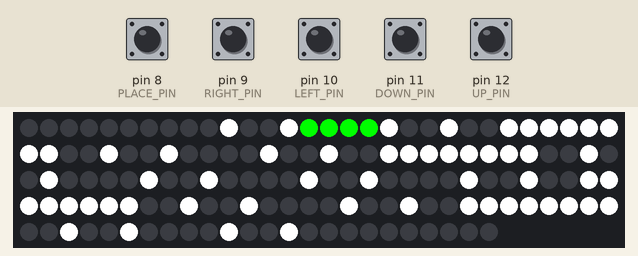
Recording of a sketch running on a simulated Arduino Uno, built with avr-gcc and run on an emulated ATmega328P. Shown: 144 RGB LEDs in strip order, left to right, continuing on the next row. Inputs (shaded band) come from the test bench; at power-on: pin 8 (PLACE_PIN), pin 9 (RIGHT_PIN), pin 10 (LEFT_PIN), pin 11 (DOWN_PIN), pin 12 (UP_PIN) HIGH.

Above: at 1.0 s.
1.6 s: pin 8 (PLACE_PIN) pulled LOW for 0.75 s
8.9 s: pin 9 (RIGHT_PIN) pulled LOW for 0.75 s
11.1 s: pin 10 (LEFT_PIN) pulled LOW for 0.75 s
13.3 s: pin 12 (UP_PIN) pulled LOW for 0.75 s
15.5 s: pin 8 (PLACE_PIN) pulled LOW for 1 s
At 16.9 s:
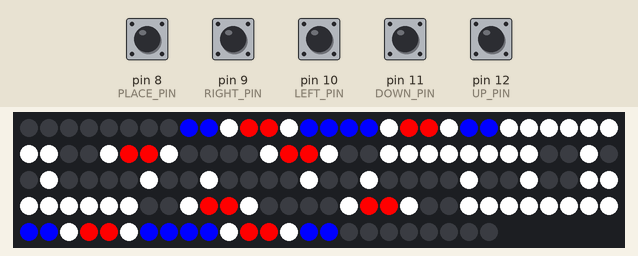
18.0 s: pin 8 (PLACE_PIN) pulled LOW for 0.75 s
At 21.7 s:
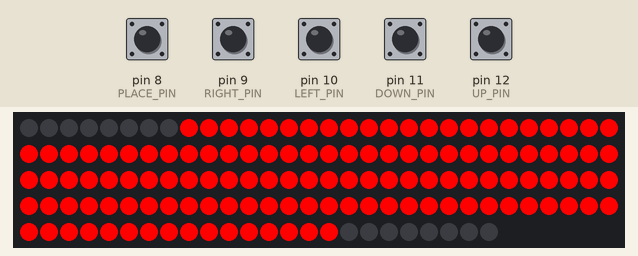
Timing chart, 0 to 23.0 s (numbered marks = the images above; inputs shaded):
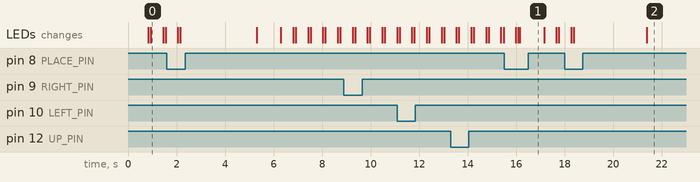

Measured:
- after the input at 15.5 s, the LEDs: first differ from a run without the input after 0.58 s (image 1 shows a later state)
- after the input at 18.0 s, the LEDs: first differ from a run without the input after 0.38 s (image 2 shows a later state)

The sketch:

tictactoe_ai.ino
```cpp
// python-build-start
// /opt/arduino-1.8.19/arduino
// arduino:avr:uno
// /dev/ttyACM0
// python-build-end

//LEDS
#include <FastLED.h>
#define NUM_LEDS    144
#define LED_PIN     13
long unsigned int prevTime = 0;
int resetDelay = 250;
CRGB leds[NUM_LEDS];

//Buttons
const char UP_PIN = 12;
const char DOWN_PIN = 11;
const char LEFT_PIN = 10;
const char RIGHT_PIN = 9;
const char PLACE_PIN = 8;


// Directions
#define DIR_UP    0
#define DIR_DOWN  1
#define DIR_LEFT  2
#define DIR_RIGHT 3

// Positions
int x_pos = 0;
int y_pos = 0;

// Gameboard
const char PIECE_X = 'x';
const char PIECE_O = 'o';
const char PIECE_EMPTY = '-';
int game[3][3];
int markers = 0;
bool winner;
char who;


// --#--#--
// --#--#--
// ########
// --#--#--
// --#--#--
// ########
// --#--#--
// --#--#--

// LED grid mappings
int board1[3][3][4] = { {{14, 15, 16, 17}, {32, 33, 46, 47}, {62, 63, 64, 65}},
                {{11, 12, 19, 20}, {35, 36, 43, 44}, {59, 60, 67, 68}},
                {{8, 9, 22, 23}, {38, 39, 40, 41}, {56, 57, 70, 71}} };
int board2[3][3][4] = { {{134, 135, 121, 120}, {104, 105, 102, 103}, {86, 87, 73, 72}},
                        {{131, 132, 124, 123}, {107, 108, 99, 100}, {83, 84, 75, 76}},
                        {{128, 129, 126, 127}, {111, 110, 96, 97}, {80, 81, 79, 78}} };

CRGB oColor = CRGB(255, 0, 0); // red
CRGB xColor = CRGB(0, 0, 255); // blue
CRGB wColor = CRGB(255, 255, 255); // white
CRGB eColor = CRGB(0, 0, 0); // clear/empty
CRGB gColor = CRGB(0, 255, 0); //green
CRGB tieColor = CRGB(255, 215, 0); //gold

void setup() {
    // reset positions
    x_pos = 0;
    y_pos = 0;
    winner = false;
    markers = 0;
    who = PIECE_X;
    Serial.begin(9600);
    // setup buttons
    pinMode(UP_PIN, INPUT_PULLUP);
    pinMode(DOWN_PIN, INPUT_PULLUP);
    pinMode(LEFT_PIN, INPUT_PULLUP);
    pinMode(RIGHT_PIN, INPUT_PULLUP);
    pinMode(PLACE_PIN, INPUT_PULLUP);

    // setup ws2812b leds
    FastLED.addLeds<WS2812, LED_PIN, GRB>(leds, NUM_LEDS);

    // setup grid lines
    int grid[56] = {10, 13, 18, 21, 24, 25, 26, 27, 28, 29, 30, 31, 34, 37, 42, 45, 48, 49, 50, 51, 52, 53, 54, 55, 58, 61, 66, 69, 130, 125, 109, 98, 82,
                     77, 133, 122, 106, 101, 90, 85, 74, 112, 113, 114, 115, 116, 117, 118, 119, 95, 94, 93, 92, 91, 89, 88};
    for (int i = 0; i < 56; i++) {
        leds[grid[i]] = wColor;
        FastLED.show();
    }

    // reset led board to be empty
    for (int i = 0; i < 3; i++) {
        for (int j = 0; j < 3; j++) {
            for (int k = 0; k < 4; k++) {
                leds[board1[i][j][k]] = eColor;
                leds[board2[i][j][k]] = eColor;
            }
        }
    }

    // reset game to be empty
    for (int i = 0; i < 3; i++) {
        for (int j = 0; j < 3; j++) {
            game[i][j] = PIECE_EMPTY;
        }
    }
}

char opposite(char piece) {
// Return opposite of PIECE

    if (piece == PIECE_X) {
        return PIECE_O;
    }
    return PIECE_X;
}

void place() {
// Place WHO at X_POS, Y_POS
    if (game[x_pos][y_pos] != PIECE_EMPTY) {
        return;
    }
    game[x_pos][y_pos] = who;
    markers += 1;
    for (int i = 0; i < 4; i++) {
        if (who == PIECE_X) {
            leds[board1[x_pos][y_pos][i]] = xColor;
            leds[board2[x_pos][y_pos][i]] = xColor;
        } else {
            leds[board1[x_pos][y_pos][i]] = oColor;
            leds[board2[x_pos][y_pos][i]] = oColor;
        }
    }
    FastLED.show();

    if (checkForWin(who, game)) { // win
        winner = true;
    } else if (markers == 9) { // tie
      delay(2000);
      for (int i = 8; i < 136; i++) {
        leds[i] = tieColor;
      }
      FastLED.show();
      delay(3000);
      reset();
      bluecursor();
    } else { // keep playing
        who = opposite(who);
    }

    // switch cursor to available spot
    for(int i = 0; i < 3; i++) {
      for(int j = 0; j < 3; j++) {
        if(game[i][j] == PIECE_EMPTY) {
          x_pos = i;
          y_pos = j;
          return;
        }
      }
    }
}
void findBestMove() {
  int bestX = -1;
  int bestY = -1;
  if (who == PIECE_X) {
    int bestMove = -2;
    for (int i = 0; i < 3; i++) {
      for (int j = 0; j < 3; j++) {
        if (game[i][j] == PIECE_EMPTY){
          int tmp2[3][3];
          memcpy(tmp2, game, 18);
          tmp2[i][j] = who;
          int value = minimax(tmp2, markers+1, opposite(who), false);
          if (value >= bestMove) {
            bestMove = value;
            bestX = i;
            bestY = j;
          }
        }
      }
    }
  } else {
    int bestMove = 2;
    for (int i = 0; i < 3; i++) {
      for (int j = 0; j < 3; j++) {
        if (game[i][j] == PIECE_EMPTY){
          int tmp2[3][3];
          memcpy(tmp2, game, 18);
          tmp2[i][j] = who;
          int value = minimax(tmp2, markers+1, opposite(who), true);
//            // DEBUGGING
//            Serial.write("Value: ");
//            Serial.println(value);
//            Serial.write("Coord: ");
//            Serial.print(i);
//            Serial.write(" ");
//            Serial.println(j);
//            Serial.write("================");
//            Serial.println();
          if (value <= bestMove) {
            bestMove = value;
            bestX = i;
            bestY = j;
          }
        }
      }
    }
  }
  x_pos = bestX;
  y_pos = bestY;
  place();
}


int minimax(int tmp[3][3], int mark, char player, bool optimizer) {
  if (checkForWin(opposite(player), tmp)) {
    if (player == PIECE_X) {
      return -1;
    } else {
      return 1;
    }
  } else if (mark == 9) {
    return 0;
  }
  if (optimizer) {
    int bestVal = -2;
    for (int i = 0; i < 3; i++) {
      for (int j = 0; j < 3; j++) {
        if (tmp[i][j] == PIECE_EMPTY) {
          int tmp2[3][3];
          memcpy(tmp2, tmp, 18);
          tmp2[i][j] = player;
          int value = minimax(tmp2, mark+1, opposite(player), !optimizer);
          bestVal = max(bestVal, value);
        }
      }
    }
    return bestVal;
  } else {
    int bestVal = 2;
    for (int i = 0; i < 3; i++) {
      for (int j = 0; j < 3; j++) {
        if (tmp[i][j] == PIECE_EMPTY) {
          int tmp2[3][3];
          memcpy(tmp2, tmp, 18);
          tmp2[i][j] = player;
          int value = minimax(tmp2, mark+1, opposite(player), !optimizer);
          bestVal = min(bestVal, value);
        }
      }
    }
    return bestVal;
  }
}

bool checkLine(int line[], char player) {
// Check if line is completed by one player
    for(int i = 0; i < 3; i++) {
        if (line[i] != player) {
            return false;
        }
    }
    return true;
}

bool checkForWin(char player, int tmp[3][3]) {
// Check if there is a win for player.

    // check row
    int row1[3] = {tmp[0][0], tmp[0][1], tmp[0][2]};
    int row2[3] = {tmp[1][0], tmp[1][1], tmp[1][2]};
    int row3[3] = {tmp[2][0], tmp[2][1], tmp[2][2]};
    if (checkLine(row1, player) || checkLine(row2, player) || checkLine(row3, player)) {
        return true;
    }

    int col1[3] = {tmp[0][0], tmp[1][0], tmp[2][0]};
    int col2[3] = {tmp[0][1], tmp[1][1], tmp[2][1]};
    int col3[3] = {tmp[0][2], tmp[1][2], tmp[2][2]};
    if (checkLine(col1, player) || checkLine(col2, player) || checkLine(col3, player)) {
        return true;
    }

    // check diagonal
    int dia_lr[3] = {tmp[0][0], tmp[1][1], tmp[2][2]};
    int dia_rl[3] = {tmp[2][0], tmp[1][1], tmp[0][2]};
    if (checkLine(dia_lr, player) || checkLine(dia_rl, player)) {
        return true;
    }
    return false;
}


void winnerblink() {
  //modify to blink only winning squares later
  if (winner) {
    for (int i = 8; i < 72; i++) {
      if (who == PIECE_X) {
        leds[i] = xColor;
      }
      else if (who == PIECE_O) {
        leds[i] = oColor;
      }
    }
    for (int i = 72; i < 136; i++) {
      if (who == PIECE_X) {
        leds[i] = xColor;
      }
      else if (who == PIECE_O) {
        leds[i] = oColor;
      }
    }
    FastLED.show();
  }
  return;
}

void redcursor() {
    findBestMove();
    delay(1000);
}

void bluecursor() {
    //findBestMove();
    //delay(1000);
    bool placed = false;
    while (!placed) {
      blueblink();
      if (digitalRead(UP_PIN) == LOW) {
          long unsigned int currTime = millis();
          if (currTime - prevTime > 10) {
              int prev_x = x_pos;
              x_pos = min(x_pos+1, 2);
              while(game[x_pos][y_pos] != PIECE_EMPTY && x_pos < 2) {
                x_pos = min(x_pos+1, 2);
              }
              if (game[x_pos][y_pos] != PIECE_EMPTY) {
                bool em = true;
                for(int i = prev_x+1; i < 3 && em; i++) {
                  for(int j = 0; j < 3; j++) {
                    if (game[i][j] == PIECE_EMPTY) {
                      x_pos = i;
                      y_pos = j;
                      em = false;
                      break;
                    }
                  }
                }
              }
              if (game[x_pos][y_pos] != PIECE_EMPTY) {
                x_pos = prev_x;
              }
          }
          prevTime = currTime;
      }
      else if (digitalRead(DOWN_PIN) == LOW) {
          long unsigned int currTime = millis();
          if (currTime - prevTime > 10) {
              int prev_x = x_pos;
              x_pos = max(x_pos-1, 0);
              while(game[x_pos][y_pos] != PIECE_EMPTY && x_pos > 0) {
                x_pos = max(x_pos-1, 0);
              }
              if (game[x_pos][y_pos] != PIECE_EMPTY) {
                bool em = true;
                for(int i = prev_x-1; i >= 0 && em; i--) {
                  for(int j = 0; j < 3; j++) {
                    if (game[i][j] == PIECE_EMPTY) {
                      em = false;
                      x_pos = i;
                      y_pos = j;
                      break;
                    }
                  }
                }
              }
              if (game[x_pos][y_pos] != PIECE_EMPTY) {
                x_pos = prev_x;
              }
          }
          prevTime = currTime;
      }
      else if (digitalRead(LEFT_PIN) == LOW) {
          long unsigned int currTime = millis();
          if (currTime - prevTime > 10) {
              int prev_y = y_pos;
              y_pos = max(y_pos-1, 0);
              while(game[x_pos][y_pos] != PIECE_EMPTY && y_pos > 0) {
                y_pos = max(y_pos-1, 0);
              }
              if (game[x_pos][y_pos] != PIECE_EMPTY) {
                bool em = true;
                for(int i = 0; i < 3; i++) {
                  for(int j = prev_y-1; j >= 0 && em; j--) {
                    if (game[i][j] == PIECE_EMPTY) {
                      x_pos = i;
                      y_pos = j;
                      em = false;
                      break;
                    }
                  }
                }
              }
              if (game[x_pos][y_pos] != PIECE_EMPTY) {
                y_pos = prev_y;
              }
          }
          prevTime = currTime;
      }
      else if (digitalRead(RIGHT_PIN) == LOW) {
          long unsigned int currTime = millis();
          if (currTime - prevTime > 10) {
              int prev_y = y_pos;
              y_pos = min(y_pos+1, 2);
              while(game[x_pos][y_pos] != PIECE_EMPTY && y_pos < 2) {
                y_pos = min(y_pos+1, 2);
              }
              if (game[x_pos][y_pos] != PIECE_EMPTY) {
                bool em = true;
                for(int i = 0; i < 3 && em; i++) {
                  for(int j = prev_y+1; j < 3; j++) {
                    if (game[i][j] == PIECE_EMPTY) {
                      em = false;
                      x_pos = i;
                      y_pos = j;
                      break;
                    }
                  }
                }
              }
              if (game[x_pos][y_pos] != PIECE_EMPTY) {
                y_pos = prev_y;
              }
          }
          prevTime = currTime;
      }
      else if (digitalRead(PLACE_PIN) == LOW) {
          long unsigned int currTime = millis();
          if (currTime - prevTime > 10) {
              placed = true;
              place();
          }
          prevTime = currTime;
      }
  }
  return;
}

void redblink() {
    if (game[x_pos][y_pos] == PIECE_EMPTY) {
      for (int i = 0; i < 4; i++) {
          leds[board2[x_pos][y_pos][i]] = gColor;
      }
      FastLED.show();
      delay(500);
      for (int i = 0; i < 4; i++) {
          leds[board2[x_pos][y_pos][i]] = eColor;
      }
      FastLED.show();
      delay(100);
    }
    return;
}

void blueblink() {
    if (game[x_pos][y_pos] == PIECE_EMPTY) {
      for (int i = 0; i < 4; i++) {
          leds[board1[x_pos][y_pos][i]] = gColor;
      }
      FastLED.show();
      delay(500);
      for (int i = 0; i < 4; i++) {
          leds[board1[x_pos][y_pos][i]] = eColor;
      }
      FastLED.show();
      delay(100);
    }
    return;
}

void loop() {
    if (!winner) {
      bluecursor();
      if (winner) {
          delay(2000);
          winnerblink();
          delay(3000);
          reset();
          bluecursor();
      }
      redcursor();
      if (winner) {
          delay(2000);
          winnerblink();
          delay(3000);
          reset();
          bluecursor();
      }
    }
}

void reset() {
    x_pos = 0;
    y_pos = 0;
    markers = 0;
    winner = false;
    who = PIECE_X;
    // setup grid lines
    int grid[56] = {10, 13, 18, 21, 24, 25, 26, 27, 28, 29, 30, 31, 34, 37, 42, 45, 48, 49, 50, 51, 52, 53, 54, 55, 58, 61, 66, 69, 130, 125, 109, 98, 82,
                     77, 133, 122, 106, 101, 90, 85, 74, 112, 113, 114, 115, 116, 117, 118, 119, 95, 94, 93, 92, 91, 89, 88};
    for (int i = 0; i < 56; i++) {
        leds[grid[i]] = wColor;
    }

    // reset led board to be empty
    for (int i = 0; i < 3; i++) {
        for (int j = 0; j < 3; j++) {
            for (int k = 0; k < 4; k++) {
                leds[board1[i][j][k]] = eColor;
                leds[board2[i][j][k]] = eColor;
            }
        }
    }
    FastLED.show();

    // reset game to be empty
    for (int i = 0; i < 3; i++) {
        for (int j = 0; j < 3; j++) {
            game[i][j] = PIECE_EMPTY;
        }
    }
}
```
